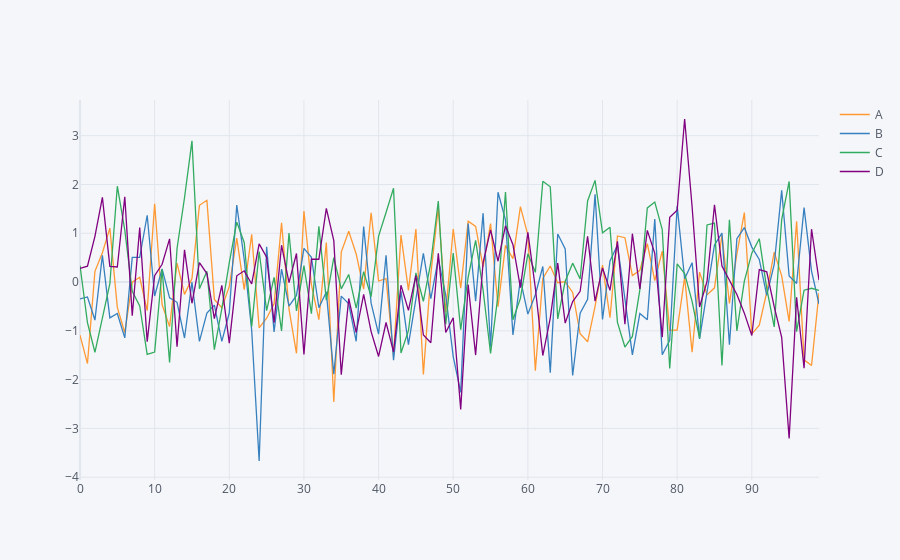
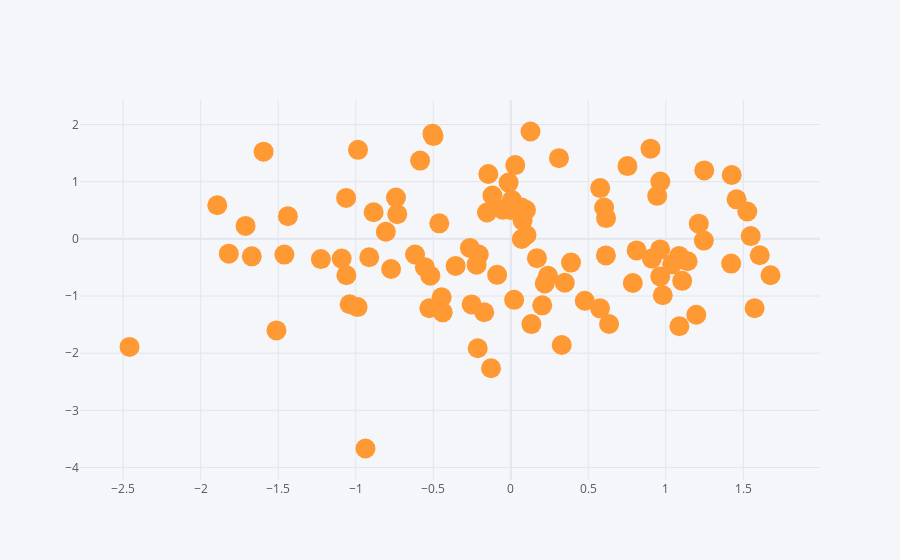
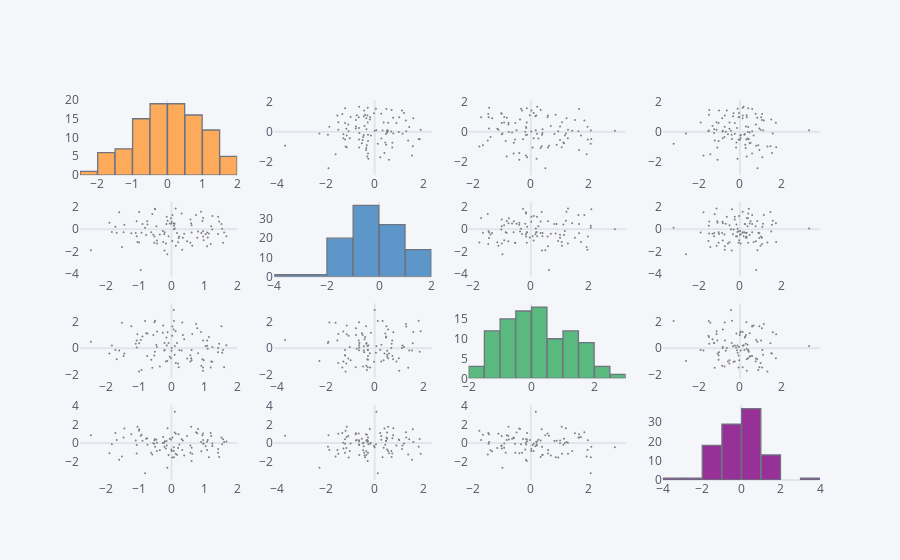
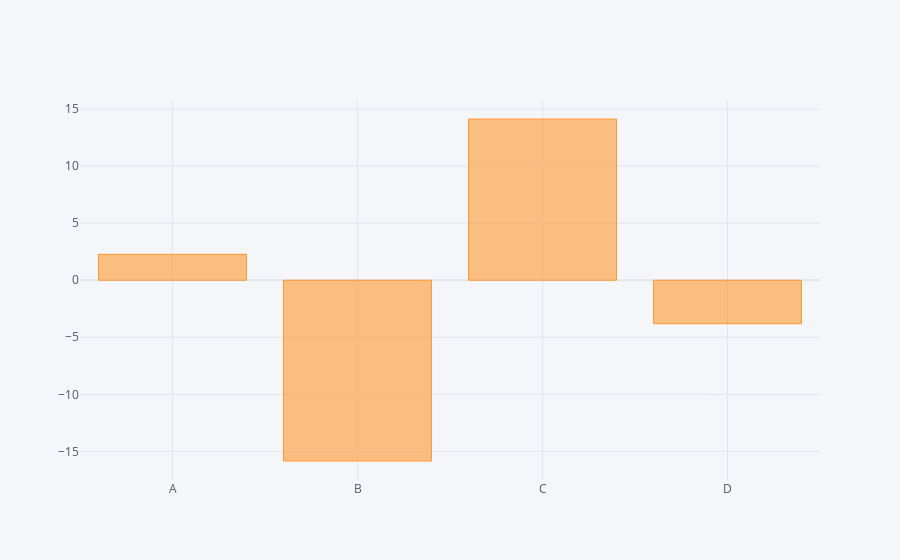

The notebook cell these images were saved under, in order:
### Code cell
df = pd.DataFrame(np.random.randn(100,4), columns='A B C D'.split())
df2 = pd.DataFrame({
    'Category':['A', 'B', 'C'], 
    'Values':[32,43,50]
})
print(df.head())
print(df2.head())

df.plot()
plt.show()

df.iplot()
# plt.show()

df.iplot(kind='scatter', x='A', y='B', mode='markers', size=20)
# plt.show()

df.scatter_matrix()

df.sum().iplot(kind='bar')

df2.iplot(kind='bar', x='Category', y='Values')
# plt.show()
